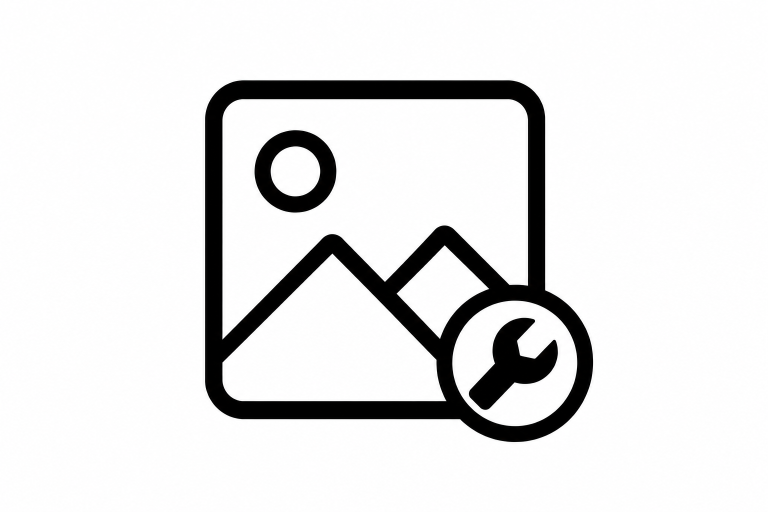
#> input picture assets/menubar-template-source.png, 1536 x 1024 px (shown at 1/2 size)
$ python -i generate-icons.py   (imports and definitions only)
#> lines starting #> are read from the running program, lines starting #| are printed output that depends on the picture; after the words box and inside, x2 and y2 are one past the last pixel; in counts of white or black regions, pixels touching at a corner belong together
#!/usr/bin/env python3
"""Generate Music Fix icon assets from source PNGs."""

from __future__ import annotations

import shutil
import subprocess
import sys
from pathlib import Path

try:
    from PIL import Image
except ImportError as exc:
    raise SystemExit("Pillow is required: python3 -m pip install pillow") from exc

ASSETS_DIR = Path(__file__).resolve().parent
SOURCE_ICON = ASSETS_DIR / "icon-source.png"
TEMPLATE_SOURCE = ASSETS_DIR / "menubar-template-source.png"
ICONSET_DIR = ASSETS_DIR / "icon.iconset"
ICNS_PATH = ASSETS_DIR / "MusicFix.icns"
MENUBAR_ICON = ASSETS_DIR / "menubar-template.png"
MENUBAR_ICON_2X = ASSETS_DIR / "menubar-template@2x.png"
APP_ICON_256 = ASSETS_DIR / "app-icon-256.png"
APP_ICON_512 = ASSETS_DIR / "app-icon-512.png"

ICONSET_SIZES = (
    (16, "icon_16x16.png"),
    (32, "icon_16x16@2x.png"),
    (32, "icon_32x32.png"),
    (64, "icon_32x32@2x.png"),
    (128, "icon_128x128.png"),
    (256, "icon_128x128@2x.png"),
    (256, "icon_256x256.png"),
    (512, "icon_256x256@2x.png"),
    (512, "icon_512x512.png"),
    (1024, "icon_512x512@2x.png"),
)


def ensure_sources() -> None:
    if not SOURCE_ICON.exists():
        raise SystemExit(f"Missing source icon: {SOURCE_ICON}")
    if not TEMPLATE_SOURCE.exists():
        raise SystemExit(f"Missing menu bar template source: {TEMPLATE_SOURCE}")


def resize_icon(source: Path, size: int, destination: Path) -> None:
    with Image.open(source) as image:
        resized = image.convert("RGBA").resize((size, size), Image.Resampling.LANCZOS)
        resized.save(destination, format="PNG")


def build_iconset() -> None:
    if ICONSET_DIR.exists():
        shutil.rmtree(ICONSET_DIR)
    ICONSET_DIR.mkdir(parents=True)

    for size, filename in ICONSET_SIZES:
        resize_icon(SOURCE_ICON, size, ICONSET_DIR / filename)

    subprocess.run(
        ["iconutil", "-c", "icns", str(ICONSET_DIR), "-o", str(ICNS_PATH)],
        check=True,
    )


def build_app_pngs() -> None:
    resize_icon(SOURCE_ICON, 256, APP_ICON_256)
    resize_icon(SOURCE_ICON, 512, APP_ICON_512)


def _template_image(source: Path) -> Image.Image:
#> called with source = 'menubar-template-source.png'
    with Image.open(source) as image:
#> image is the input picture: PIL image 1536x1024 RGB; mean R, G, B 228, 227.9, 227.9
        rgba = image.convert("RGBA")
        gray = rgba.convert("L")
        mask = gray.point(lambda value: 255 if value < 245 else 0)
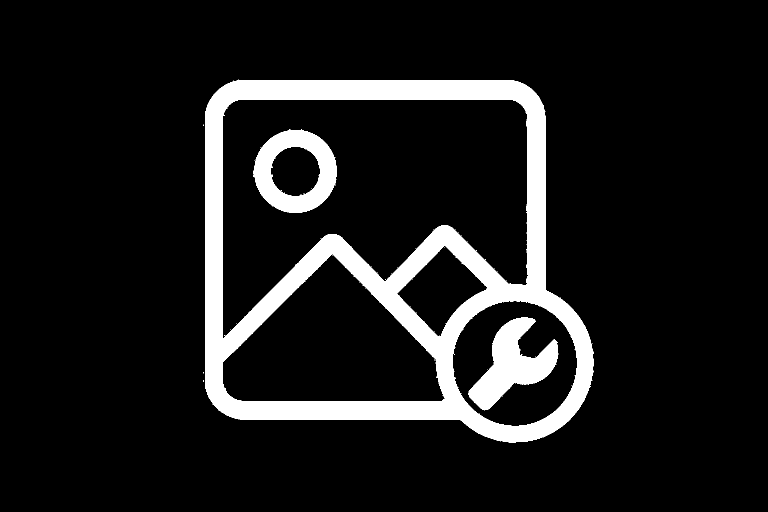
#> mask: PIL image 1536x1024 L (shown at 1/2 size); 10.6% white; 104 white regions (101 under 20 px), largest, box (x1, y1, x2, y2) and area: (410, 160, 1187, 886) 138398, (937, 635, 1116, 820) 14633, (509, 259, 673, 426) 13899
        bbox = mask.getbbox()
#> bbox = (407, 159, 1188, 886)
        if bbox:
            rgba = rgba.crop(bbox)
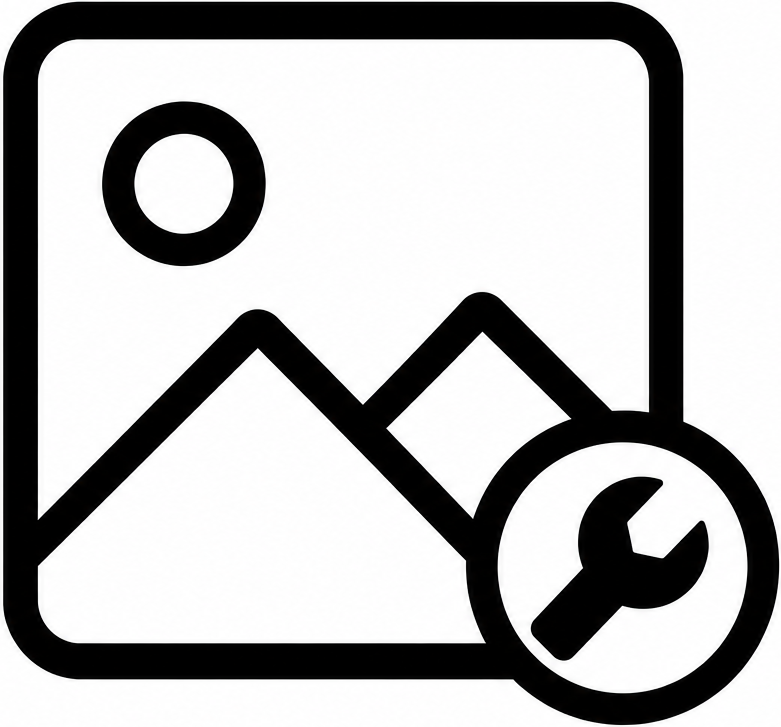
#> rgba: PIL image 781x727 RGBA; mean R, G, B, A 181.7, 181.6, 181.7, 255

        width, height = rgba.size
#> width = 781; height = 727
        side = max(width, height)
#> side = 781
        square = Image.new("RGBA", (side, side), (0, 0, 0, 0))
#> square: PIL image 781x781 RGBA; every value is 0
        square.paste(rgba, ((side - width) // 2, (side - height) // 2), rgba)
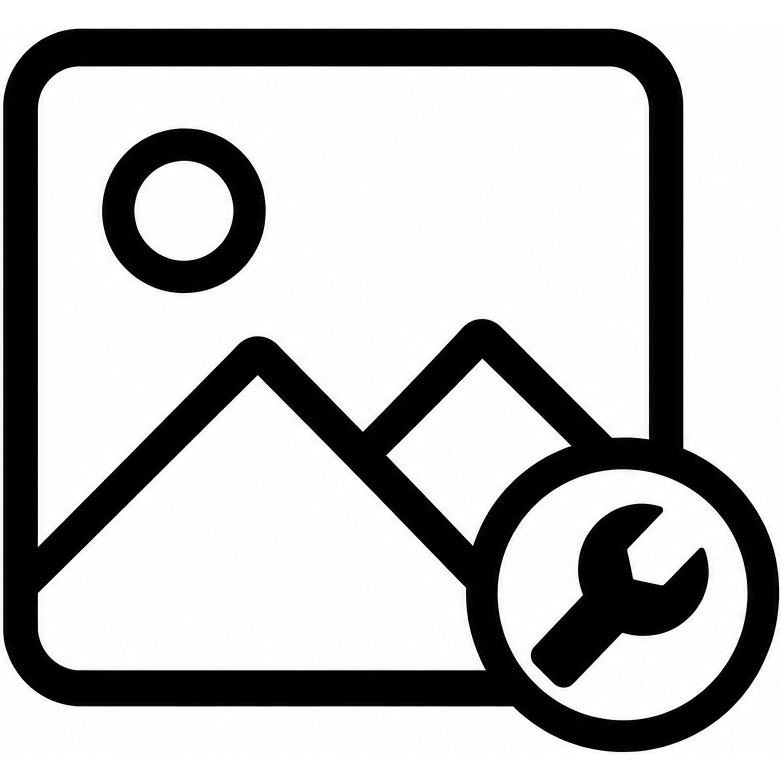
#> square: PIL image 781x781 RGBA; mean R, G, B, A 169.2, 169, 169.1, 237.4; transparent parts drawn white

        pixels = square.load()
        for y in range(side):
            for x in range(side):
                red, green, blue, alpha = pixels[x, y]
                if alpha < 16:
                    pixels[x, y] = (0, 0, 0, 0)
                    continue
                luminance = 0.299 * red + 0.587 * green + 0.114 * blue
                if luminance > 210:
                    pixels[x, y] = (0, 0, 0, 0)
                else:
                    strength = min(255, alpha if luminance < 80 else int((255 - luminance) * 4))
                    pixels[x, y] = (0, 0, 0, strength)

        return square


def build_menubar_template() -> None:
    template = _template_image(TEMPLATE_SOURCE)
    template.resize((18, 18), Image.Resampling.LANCZOS).save(MENUBAR_ICON, format="PNG")
    template.resize((36, 36), Image.Resampling.LANCZOS).save(MENUBAR_ICON_2X, format="PNG")


def main() -> int:
    ensure_sources()
    build_iconset()
    build_app_pngs()
    build_menubar_template()
    print(f"Generated {ICNS_PATH.name}, menu bar icons, and app PNGs in {ASSETS_DIR}")
    return 0


# [2 lines not run here, left out]

>>> result = _template_image('menubar-template-source.png')
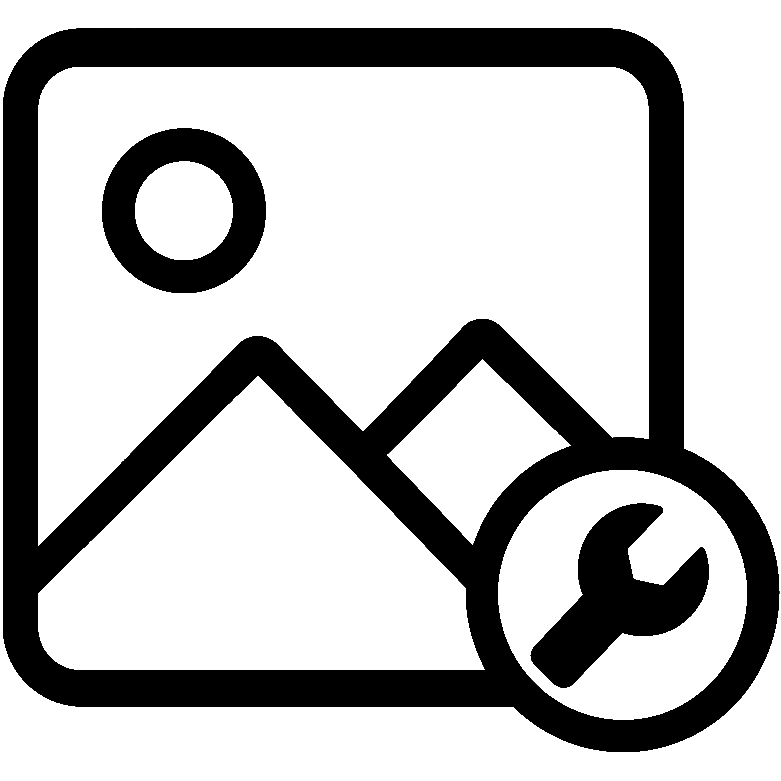
#> result: PIL image 781x781 RGBA; mean R, G, B, A 0, 0, 0, 69; transparent parts drawn white
